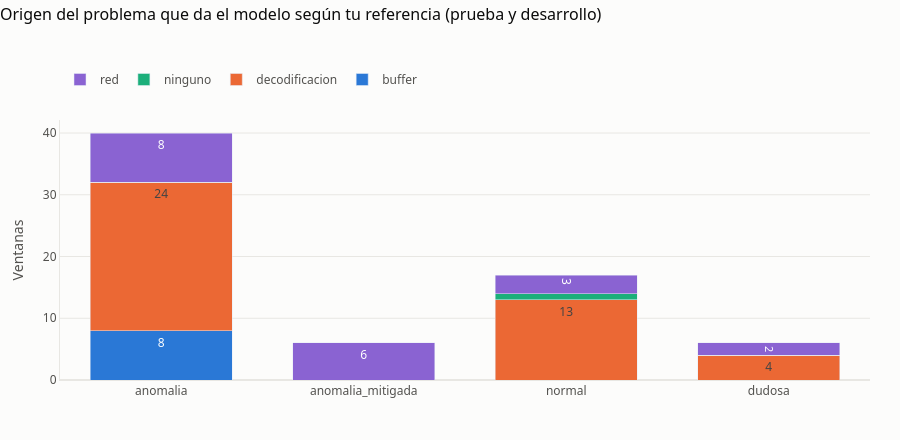

The code cell stored with this chart in its notebook:
### Code cell
# --- 6.4 Origen que da el modelo según tu referencia ---
t = pd.crosstab(tabla["referencia"], tabla["origen"].fillna("(sin dato)")).reindex(index=ETIQUETAS, fill_value=0)
fig_origen = go.Figure()
for k, origen in enumerate(t.columns):
    fig_origen.add_bar(x=t.index, y=t[origen], name=origen, text=t[origen].where(t[origen] > 0, ""), textposition="inside",
                       marker_color=["#2a78d6", "#eb6834", "#1baf7a", "#8a63d2", "#52514e", "#f2b134"][k % 6])
est._estilo(fig_origen, "Origen del problema que da el modelo según tu referencia (prueba y desarrollo)", 440)
fig_origen.update_layout(barmode="stack", bargap=0.3)
fig_origen.update_yaxes(title_text="Ventanas")
fig_origen.show(config=est.CONFIG_PNG)

### Figure 1 — Plotly figure (JSON) as saved in the notebook; plotly's stock layout.template omitted (floating-point values rounded to 4 significant figures)
{"data": [{"marker": {"color": "#2a78d6"}, "name": "buffer", "text": [8, "", "", ""], "textposition": "inside", "type": "bar", "x": ["anomalia", "anomalia_mitigada", "normal", "dudosa"], "y": [8, 0, 0, 0]}, {"marker": {"color": "#eb6834"}, "name": "decodificacion", "text": [24, "", 13, 4], "textposition": "inside", "type": "bar", "x": ["anomalia", "anomalia_mitigada", "normal", "dudosa"], "y": [24, 0, 13, 4]}, {"marker": {"color": "#1baf7a"}, "name": "ninguno", "text": ["", "", 1, ""], "textposition": "inside", "type": "bar", "x": ["anomalia", "anomalia_mitigada", "normal", "dudosa"], "y": [0, 0, 1, 0]}, {"marker": {"color": "#8a63d2"}, "name": "red", "text": [8.0, 6.0, 3.0, 2.0], "textposition": "inside", "type": "bar", "x": ["anomalia", "anomalia_mitigada", "normal", "dudosa"], "y": [8, 6, 3, 2]}], "layout": {"bargap": 0.3, "barmode": "stack", "font": {"color": "#52514e", "family": "system-ui, -apple-system, Segoe UI, sans-serif", "size": 12}, "height": 440, "hoverlabel": {"bgcolor": "white", "font": {"color": "#0b0b0b"}}, "legend": {"orientation": "h", "title": {"text": ""}, "x": 0, "xanchor": "left", "y": 1.1, "yanchor": "bottom"}, "margin": {"b": 60, "l": 60, "r": 30, "t": 120}, "paper_bgcolor": "#fcfcfb", "plot_bgcolor": "#fcfcfb", "title": {"font": {"color": "#0b0b0b", "size": 16}, "text": "Origen del problema que da el modelo según tu referencia (prueba y desarrollo)", "x": 0, "xanchor": "left", "y": 0.98, "yanchor": "top", "yref": "container"}, "xaxis": {"linecolor": "#e8e7e3", "showgrid": false, "tickangle": 0, "ticks": ""}, "yaxis": {"gridcolor": "#e8e7e3", "linecolor": "#e8e7e3", "title": {"text": "Ventanas"}, "zeroline": true, "zerolinecolor": "#e8e7e3"}}}
